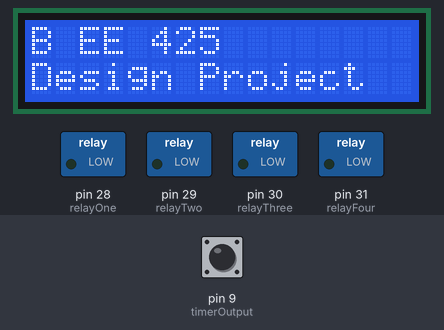
A sketch run on a simulated Arduino Mega 2560, built with avr-gcc and run on an emulated ATmega2560. On the bench: 16×2 character LCD, switched loads named in the sketch (green lamp = pin HIGH). The inputs (shaded band) are chosen by the test bench; at power-on: pin 9 (timerOutput) LOW. What the sketch prints to the serial monitor is not drawn.

Above: at 0.1 s.
At 3.2 s:
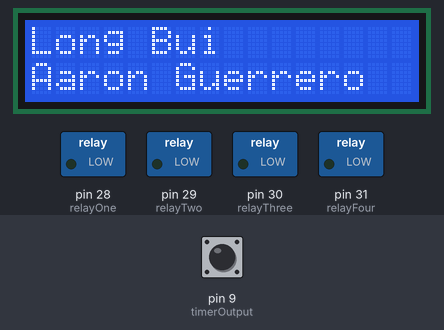
3.3 s: pin 9 (timerOutput) pulsed HIGH 5 times (0.12 s each, 0.3 s apart)
At 6.2 s:
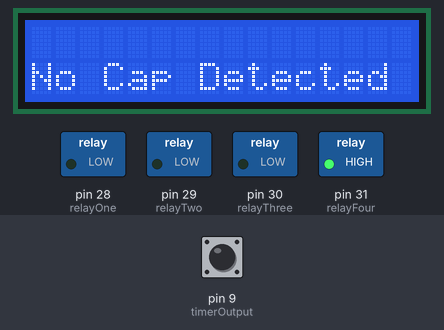
Timing chart, 0 to 13.3 s (numbered marks = the images above; inputs shaded):
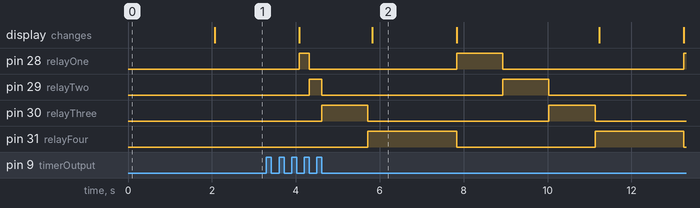

Measured:
- by itself, pin 30 (relayThree): alternates HIGH for 1.1 s and LOW for 4.3 s
- by itself, pin 31 (relayFour): alternates HIGH for 2.1 s and LOW for 3.3 s

The sketch:

CapMeterCodeV3.5.ino
```cpp
#include <LiquidCrystal.h>
#include <FreqCount.h>
// #include <FlexPWM.h>

//The following are the pins for the components connecting to the microcontroller
const int timerOutput = 9; //The pin that connects to the 555 timer output
const int relayOne = 28, relayTwo = 29, relayThree = 30, relayFour = 31; //The different pins for each of the different relays
const int rs = 3, en = 4, d4 = 24, d5 = 25, d6 = 26, d7 = 27; //The pins for the LCD screen


//The following are the resistor values used for calculating the capacitance
const float RA = 1000;
const float RB_One = 90000; //Resistor assosciated with RelayOne for 10pF to 2nF range
const float RB_Two = 400; //Resistor assosciated with RelayTwo for 22nF to 2.2uF range
const float RB_Three = 100; //Resistor assosciated with RelayThree for 3.3uF to 200uF range
const float RB_Four = 50; //Resistor assosciated with RelayFour for above 200uF range


// Variables to store time measurements
unsigned long pulseDuration;
//Variables for helping me testing the number of pulses
const int autoRangingPulseTimer = 5;


//Calulating Variables
float frequency;
float capacitance = 0.00;
float tripleFiveTimerConstant = 1.44729;
float secResistor = 90000;

//label for capacitance
volatile bool capacitorDetected = false; // Flag set by interrupt when capacitor is detected
String capLabel;

volatile bool begIntroRan = false; // Flag set by interrupt when capacitor is detected
volatile bool rangeFound = false; // Flag set if range is found or not


LiquidCrystal lcd(rs, en, d4, d5, d6, d7); //tells the teensy where the pins are

void setup() {
  // put your setup code here, to run once:
  pinMode(timerOutput, INPUT);
  pinMode(relayOne, OUTPUT);
  pinMode(relayTwo, OUTPUT);
  pinMode(relayThree, OUTPUT);
  pinMode(relayFour, OUTPUT);

  digitalWrite(relayOne, LOW);
  digitalWrite(relayTwo, LOW);
  digitalWrite(relayThree, LOW);
  digitalWrite(relayFour, LOW);

  lcd.begin(16, 2);
  lcd.print("B EE 425");
  lcd.setCursor(0, 1);
  lcd.print("Design Project");
  delay(2000);

  Serial.begin(9600);

  // Attach interrupt for capacitor detection
  attachInterrupt(digitalPinToInterrupt(timerOutput), detectCapacitor, FALLING);
}

void loop() {
  if(!begIntroRan){
    introMessage();
    begIntroRan = true;
  }

  if(capacitance == 0.00){ // mabybe add "!capacitorDetected ||" later
    noCapMessageLite();
    Serial.println("No Capacitor Detected");
  }
  if(!rangeFound){
    findRange();
    rangeFound = true;
    return;
  }

  calcDuration();
  calculateFrequency();
  calculateCapacitance(frequency, secResistor);
  // Print the results
  Serial.print("Frequency: ");
  Serial.print(frequency);
  Serial.println(" Hz");

  Serial.print("Capacitance: ");
  Serial.print(capacitance, 10);
  Serial.println(capLabel);

  // Update LCD only on significant change
  static float lastCapacitance = 0;
  if (abs(capacitance - lastCapacitance) > 0.01) { // Update only on significant changes
    lcd.clear();
    lcd.setCursor(0, 0);
    lcd.print("Capacitance: ");
    lcd.setCursor(0, 1);
    lcd.print(capacitance, 2);
    lcd.print(capLabel);
    lastCapacitance = capacitance;
}
  delay(1000);  // Update once per second
  if(capacitance == 0.00){
    rangeFound = false;
  }
}


void introMessage() {
  lcd.setCursor(0,0);
  lcd.print("Long Bui");
  lcd.setCursor(0, 1);
  lcd.print("Aaron Guerrero");
  delay(2000);
  lcd.clear();
  lcd.setCursor(0,0);
  lcd.print("Capacitance:");
}


// Interrupt Service Routine (ISR) for capacitor detection
void detectCapacitor() {
  if (digitalRead(timerOutput) == HIGH) {
    capacitorDetected = true;
  } else {
    capacitorDetected = false;
  }
}

void noCapMessageLite() {
    lcd.setCursor(0,1);
    lcd.print("No Cap Detected");
}


float calcDuration(){
  pulseDuration = pulseIn(timerOutput, HIGH); // Measure the pulse duration in microseconds
  return pulseDuration;
}

float calculateFrequency() {
  if (pulseDuration == 0) {
    frequency = 0; // Or some default value
    return frequency;
  }
  frequency = 1000000.0 / pulseDuration;  // Convert microseconds to Hz
  return frequency; // Still need to determine how to add range
}

//This function calculates the capacitance after finding the frequency
float calculateCapacitance(float frequency, float secResistor) {
  if (frequency == 0) {
    capacitance = 0; // Or some default value
    return capacitance;
  }
  capacitance = tripleFiveTimerConstant / ((RA + 2 * secResistor) * frequency);
  if(capacitance >= 1e-6){
    capacitance = capacitance * 1e6;
    capLabel = "uF";
  } else if(capacitance < 1e-6 && capacitance >= 1e-9) {
    capacitance = capacitance * 1e9;
    capLabel = "nF";
  } else if(capacitance < 1e-9 && capacitance >= 1e-12){
    capacitance = capacitance * 1e12;
    capLabel = "pF";
  } else {
    Serial.print("Capacitance scale error");
  }
  return capacitance; // Still need to determine how to add range
}

void findRange() {
    if (rangeFound) {
        return; // Exit early if the range has already been found
    }
    lcd.clear();
    lcd.setCursor(0,1);
    lcd.print("Auto sensing...");
    // Reset all relays to avoid conflicts
    digitalWrite(relayOne, LOW);
    digitalWrite(relayTwo, LOW);
    digitalWrite(relayThree, LOW);
    digitalWrite(relayFour, LOW);

    // Test first range
    digitalWrite(relayOne, HIGH);  // Activate relay one
    delay(100);  // Allow time for the signal to stabilize
    calcDuration();
    calculateFrequency();
    if (frequency > 2e3) {
        secResistor = RB_One;
        Serial.println("First range selected!");
        return;
    }

    // Test second range
    digitalWrite(relayOne, LOW);
    digitalWrite(relayTwo, HIGH);  // Activate relay two
    delay(100);
    calcDuration();
    calculateFrequency();
    if (frequency > 150 && frequency <= 50e3) {
        secResistor = RB_Two;
        Serial.println("Second range selected!");
        return;
    }

    // Test third range
    digitalWrite(relayTwo, LOW);
    digitalWrite(relayThree, HIGH);  // Activate relay three
    delay(100);
    calcDuration();
    calculateFrequency();
    if (frequency > 6 && frequency <= 200) {
        secResistor = RB_Three;
        Serial.println("Third range selected!");
        return;
    }

    // Default to fourth range
    digitalWrite(relayThree, LOW);
    digitalWrite(relayFour, HIGH);  // Activate relay four
    delay(100);
    secResistor = RB_Four;
    Serial.println("Fourth range selected!");
}
```
